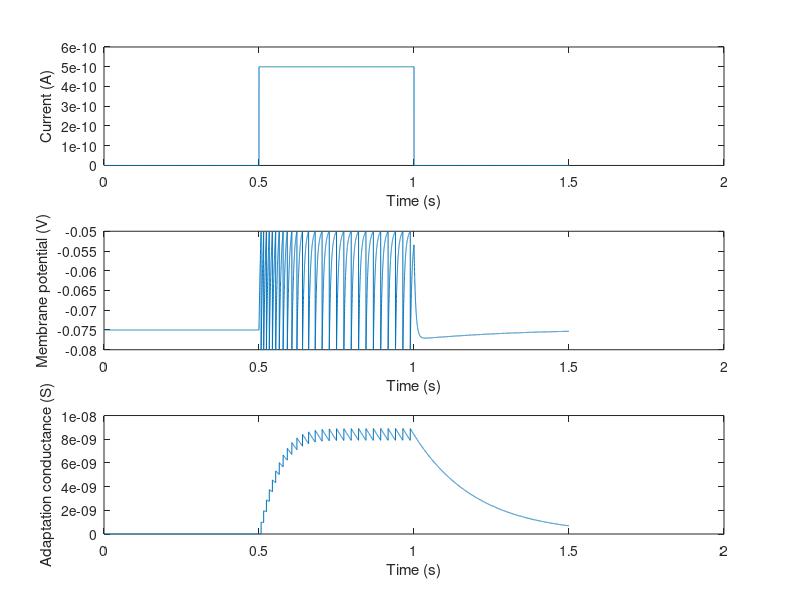

Here is the MATLAB script that generated this plot:
%% LIF Model with Adaptation Current
%% Cm*dV/dt = (El - V)/Rm + Gsra*(Ek - V) + Iapp
%% dGsra/dt = -Gsra/tausra
%% if V >= Vth, V = Vreset and Gsra = Gsra + deltaGsra



clear; clc;

% Simulation parameters
T = 1.5; % Total time to simulate (s)
dt = 0.0001; % Simulation time step (s)
time = 0:dt:T; % Time array

% Neuron parameters
El = -75e-3; % Leak reversal potential (V)
Vth = -50e-3; % Spike threshold (V)
Vreset = -80e-3; % Reset potential (V)
Rm = 100e6; % Membrane resistance (ohm)

Cm = 100e-12; % Membrane capacitance (F)
Ek = -80e-3; % Potassium reversal potential (V)
deltaGsra = 1e-9; % Spike rate adaptation conductance (S)
tausra = 200e-3; % Adaptation conductance time constant (s)

% Applied current
Iapp = zeros(size(time));
Iapp(time>=0.5 & time<=1.0) = 500e-12; % 500 pA between 0.5 s and 1.0 s

% Initial conditions
V = El; % Set initial membrane potential to leak reversal potential
Gsra = 0; % Set initial spike rate adaptation conductance to 0

% Preallocate arrays
V_array = zeros(size(time));
Gsra_array = zeros(size(time));
%% Firing Simulation

% Simulation loop
for i = 1:length(time)

    % Update adaptation conductance
    dGsra = -Gsra/tausra;
    Gsra = Gsra + dGsra*dt;
    
    % Update membrane potential
    dV = (El - V)/Rm + Gsra*(Ek - V) + Iapp(i);
    V = V + dV*dt/Cm;
    
    % Check for spike
    if V >= Vth
    V = Vreset;
    Gsra = Gsra + deltaGsra;
    end
    % Save variables into arrays
    V_array(i) = V;
    Gsra_array(i) = Gsra;
end

%% Plot Results

figure;

% Current
subplot(3,1,1);
plot(time, Iapp);
xlabel('Time (s)');
ylabel('Current (A)');

% Membrane potential
subplot(3,1,2);
plot(time, V_array);
xlabel('Time (s)');
ylabel('Membrane potential (V)');

% Adaptation conductance
subplot(3,1,3);
plot(time, Gsra_array);
xlabel('Time (s)');
ylabel('Adaptation conductance (S)');